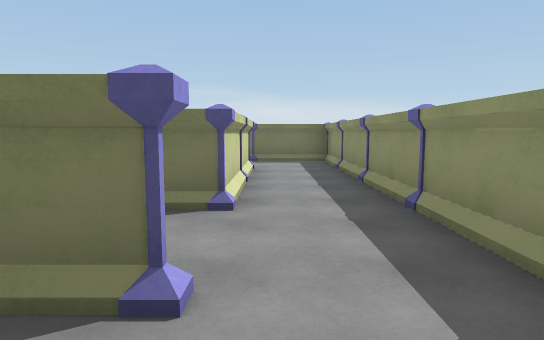
View 1 (above)

18 first-person views from a walk through a 3-D level made in the Unity game engine. The camera is 1.5 m above the floor, tilts 6° down and sees 75° across. The floor is counted in squares, 2 m on a side. Each view is taken from the middle of a square. On the plan, view 1 faces up. The plan holds only what a view shows up to about 11 squares ahead; the rest is blank.

View 2
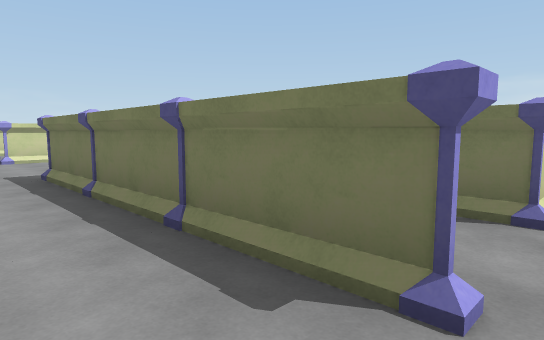

View 3
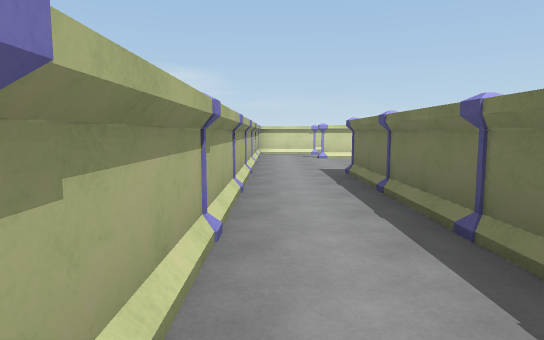

View 4
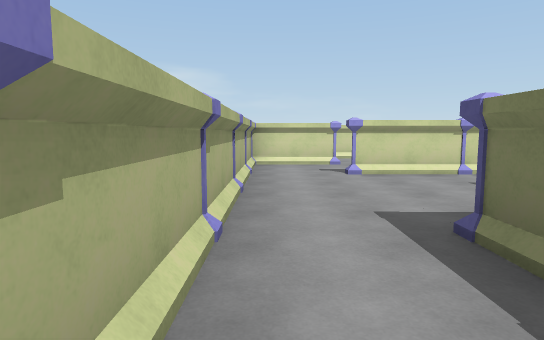

View 5
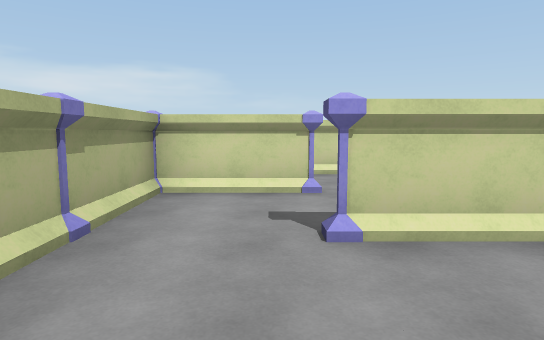

View 6
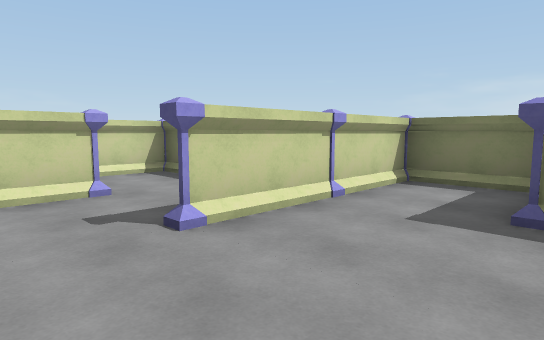

View 7
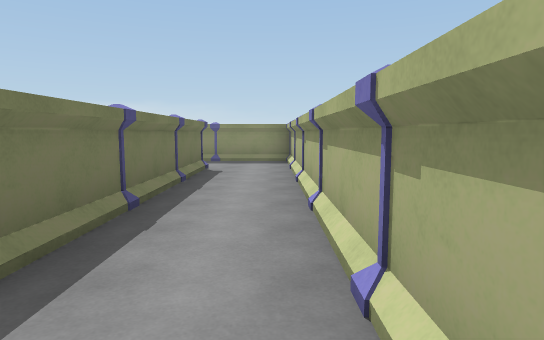

View 8
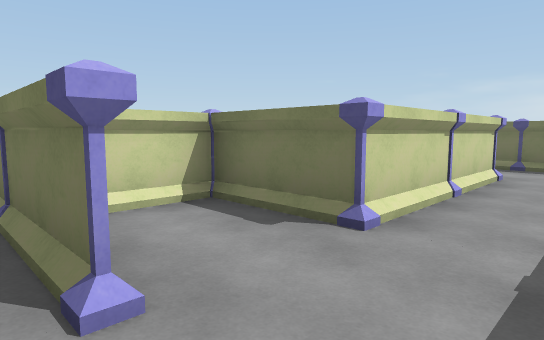

View 9
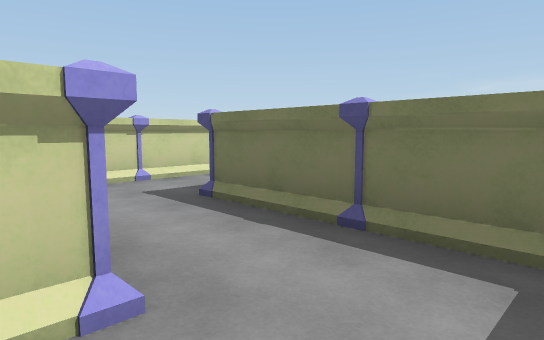

View 10
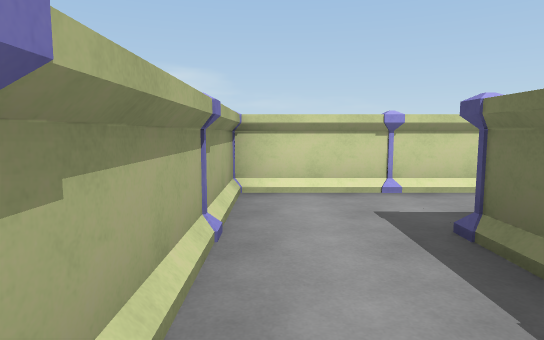

View 11
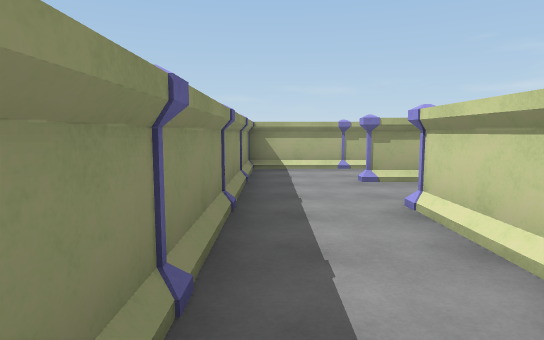

View 12
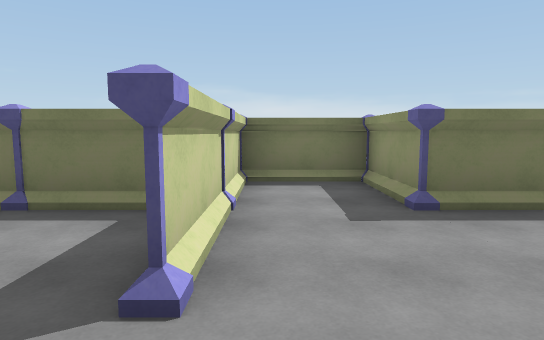

View 13
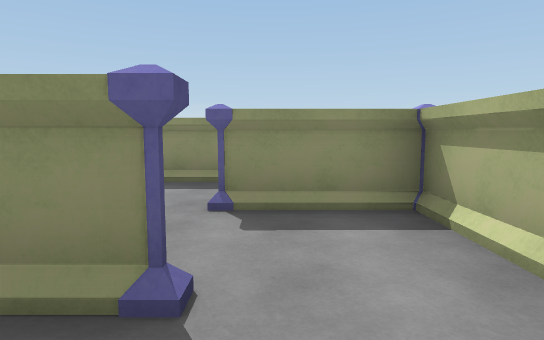

View 14
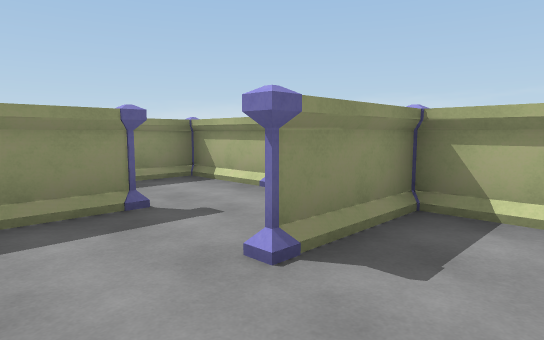

View 15
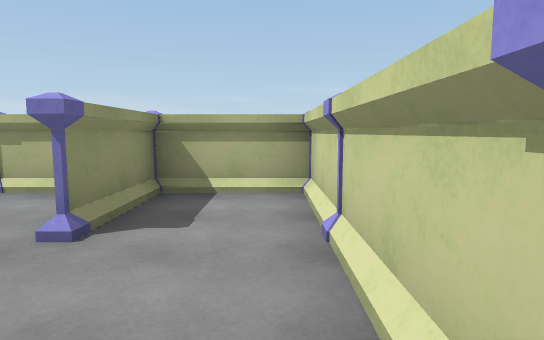

View 16
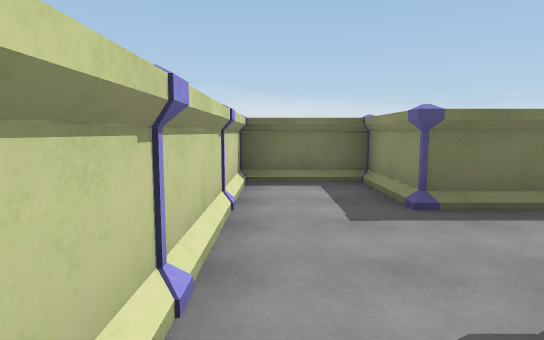

View 17
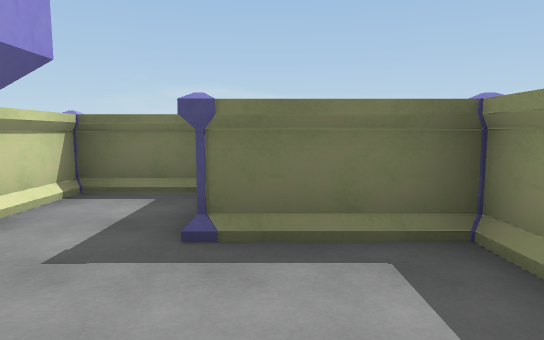

View 18
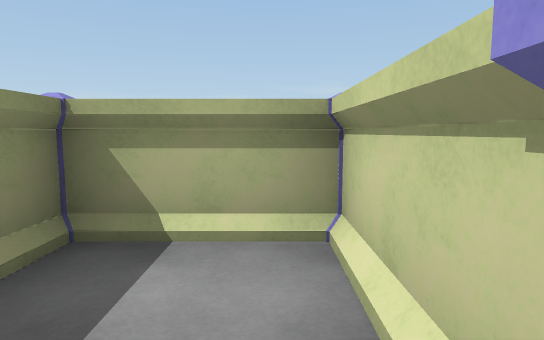

### Floor plan
Points are (right, up) in squares from view 1. A wall is a line through its corners. A room is listed if a view was taken in it or the views show most of it. See-through windows are left out.
Room 1 (views 1, 2, 3, 4, 5, 6, 7, 8, 12, 13, 16, 17, 18)
walls: (-12.5, 1.5) (-12.5, -0.5) (-12.5, 1.5); (-11.4, 3.5) (-16.5, 3.5); (-10.5, 3.5) (-10.5, 2.4); (-8.5, -0.5) (1.5, -0.5) (1.5, 1.5); (-14.5, 2.1) (-14.5, 3.5); (-7.3, 3.5) (-8.5, 3.5); (-15.3, -0.5) (-8.8, -0.5); (-3.4, 1.5) (-6.5, 1.5); (-18.5, -0.5) (-16.5, -0.5) (-16.5, 1.5); (-0.5, 1.5) (-2.6, 1.5)
ways out: opening at (-18.5, 3) to room 3; opening at (-10, 3); opening at (0.5, 1)
objects: pillar (-19, -1) to (-19, 0); pillar (-19, 1) to (-19, 2); pillar (-17, 0); pillar (-17, 2) to (-16, 2); other object (-15, 0); pillar (-15, 2); pillar (-13, 0); pillar (-13, 2) to (-12, 2); pillar (-11, 0); pillar (-11, 2); pillar (-9, 0); pillar (-7, 0); pillar (-7, 2); pillar (-5, 0); pillar (-3, 0); pillar (-1, 0); other object (1, 0)
Room 2 (views 9, 10, 11)
walls: (1.5, 6.5) (1.5, 9.5) (-2.5, 9.5); (-4.5, 7.5) (-0.5, 7.5) (-0.5, 6.4)
ways out: opening at (-4, 9); opening at (0.5, 7)
objects: pillar (-3, 8); pillar (-1, 8); other object (1, 8)
Room 3 (views 14, 15)
walls: (-16.5, 3.5) (-16.5, 5.5) (-18.5, 5.5)
ways out: opening at (-18.5, 3) to room 1
objects: pillar (-19, 3) to (-19, 4); pillar (-19, 5) to (-19, 6); pillar (-17, 4); pillar (-15, 4); pillar (-13, 4); pillar (-11, 4)

Positions as (right, up) in squares from view 1, and headings:
1: (0, 0), facing up
2: (0, 0), facing up-left
3: (0, 0), facing left
4: (-4, 0), facing left
5: (-8, 1), facing left
6: (-8, 0), facing up-left
7: (-8, 0), facing right
8: (1, 1), facing up-left
9: (1, 7), facing up-left
10: (0, 8), facing left
11: (1, 7), facing down
12: (-10, 0), facing up
13: (-16, 1), facing right
14: (-18, 3), facing down-right
15: (-18, 4), facing down
16: (-18, 0), facing up
17: (-16, 1), facing up
18: (-18, 2), facing down
